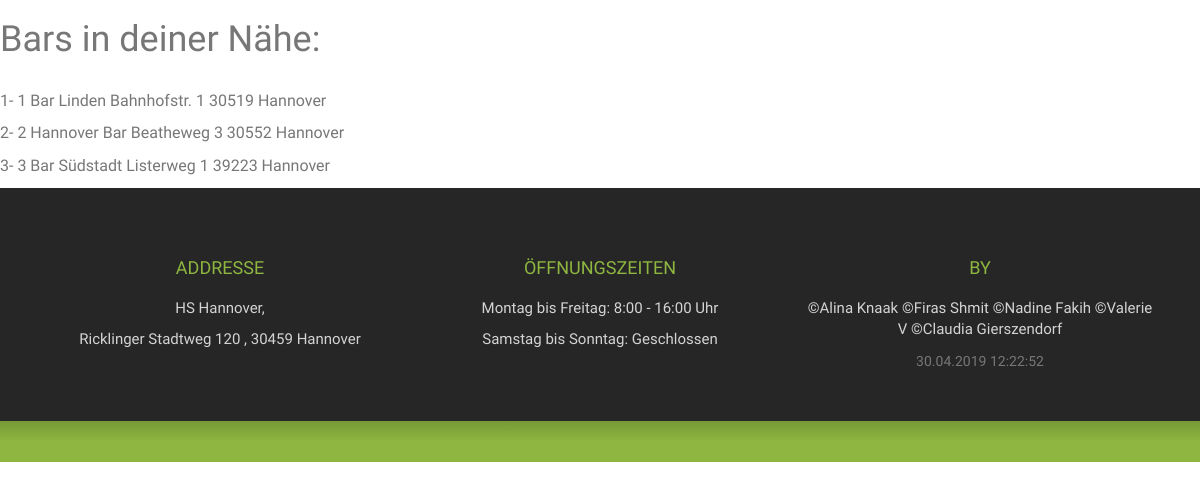
The page /Hannoverliebt/Bars.php on the database as committed earlier.
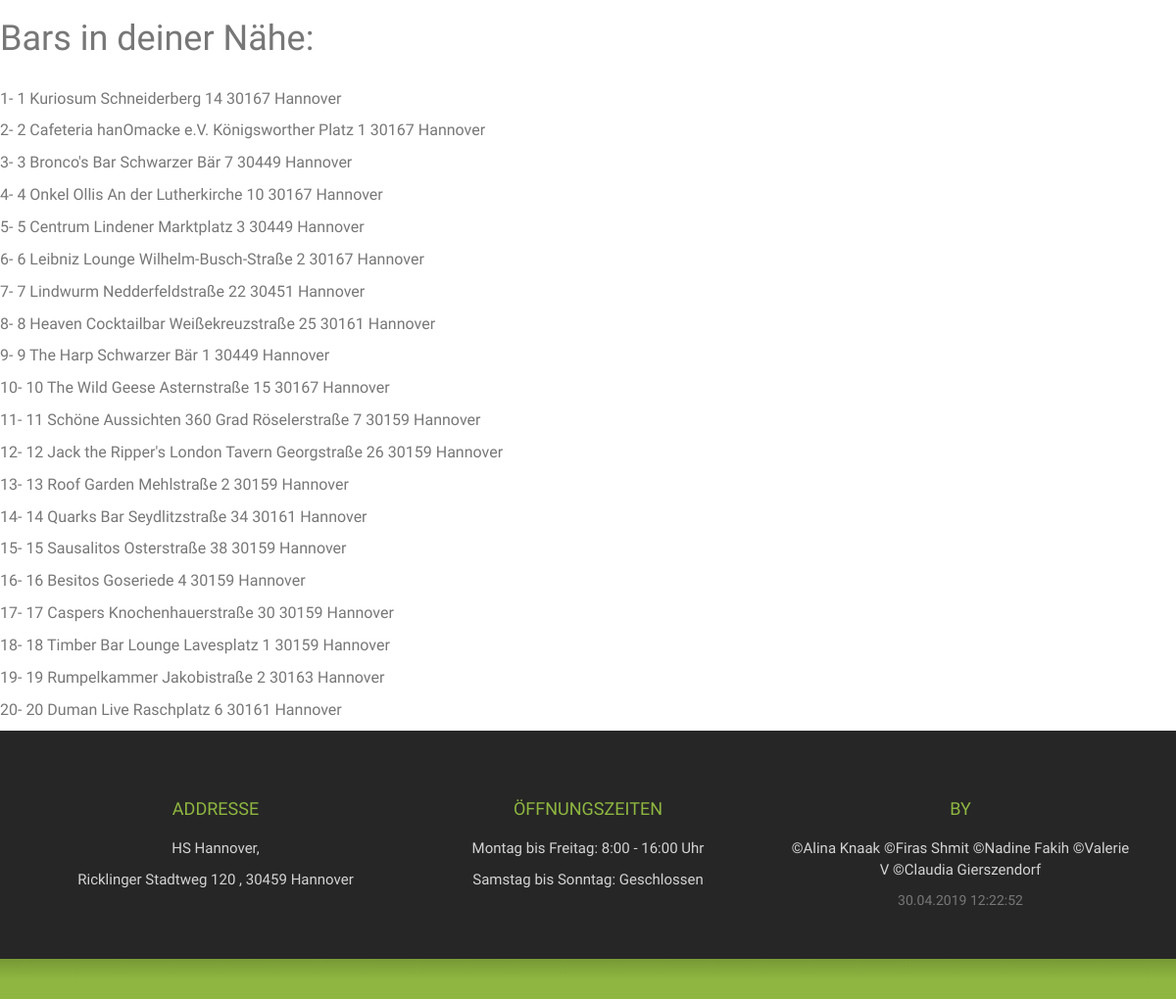
The same page on the database as committed later.
### tables this page shows
CREATE TABLE `bar` (
  `bar_id` int(100) NOT NULL,
  `name` varchar(100) NOT NULL,
  `strasse` varchar(100) NOT NULL,
  `plz` int(100) NOT NULL,
  `ort` varchar(100) NOT NULL,
  `telefon` int(100) NOT NULL
);

### Hannoverliebt/Bars.php (the view, shortened to what this page needs)
<link rel="stylesheet" type="text/css"  href="css/bootstrap.css">
<link rel="stylesheet" type="text/css"  href="css/style.css">
<?php
	require('DBConnection.php');
	$plz = $_POST["plz"];
	$nr = 1;
	if($plz == ""){
		$db_result = mysqli_query($db_link,"SELECT `bar_id`, `name`, `strasse`, `plz`, `ort` FROM bar")
		or die("Fehler: " . mysqli_error($db_link));
	}else{
		$db_result = mysqli_query($db_link,"SELECT `bar_id`, `name`, `strasse`, `plz`, `ort` FROM bar WHERE plz = $plz")
		or die("Fehler: " . mysqli_error($db_link));
	}
	echo ('<h1>' . "Bars in deiner Nähe: " . '</h1> <br>');
	while($row = mysqli_fetch_array($db_result)){
		echo ('<p>' . $nr .  '- ' . $row ['bar_id'] . ' ' . $row ['name'] . ' ' . $row ['strasse'] . ' ' . $row ['plz'] . ' ' . $row['ort'] . '</p>');
		$nr++;
	}
	include 'footer.php'
?>

### Hannoverliebt/footer.php (shortened to what this page needs)
<div id="footer">
  <div class="container text-center">
    <div class="col-md-4">
      <h3>Addresse</h3>
      <div class="contact-item">
        <p>HS Hannover,</p>
        <p>Ricklinger Stadtweg 120 , 30459 Hannover</p>
      </div>
    </div>
    <div class="col-md-4">
      <h3>Öffnungszeiten</h3>
      <div class="contact-item">
        <p>Montag bis Freitag: 8:00 - 16:00 Uhr </p>
        <p>Samstag bis Sonntag: Geschlossen</p>
      </div>
    </div>
    <div class="col-md-4">
      <h3>By</h3>
      <div class="contact-item">
        <p>
            &copy;Alina Knaak
            &copy;Firas Shmit
            &copy;Nadine Fakih
            &copy;Valerie V
            &copy;Claudia Gierszendorf
        </p>
          <?php
              echo date("d.m.Y H:i:s");
          ?>
      </div>
    </div>
  </div>
  <div class="container-fluid text-center copyrights">
    <div class="col-md-8 col-md-offset-2">
  </div>
</div>

### Hannoverliebt/css/style.css (style rules this page uses)
h3 { font-size: 22px; font-weight: 500; color: #333; }
p { font-size: 16px; }
#footer { background: #262626; padding: 50px 0 0 0; }
#footer h3 { color: #8eb640; font-weight: 400; font-size: 18px; text-transform: uppercase; margin-bottom: 20px; }
#footer .copyrights { padding: 20px 0; margin-top: 50px; background: rgb(119,153,54); background: -moz-linear-gradient(top, rgba(119,153,54,1) 0%, rgba(142,182,64,1) 50%); background: -webkit-linear-gradient(top, rgba(119,153,54,1) 0%, rgba(142,182,64,1) 50%); background: linear-gradient(to bottom, rgba(119,153,54,1) 0%, rgba(142,182,64,1) 50%); filter: progid:DXImageTransform.Microsoft.gradient( startColorstr='#779936', endColorstr='#8eb640', GradientType=0 ); }
#footer p { font-size: 15px; color: rgba(255,255,255,0.8) }

Rows that differ between the two databases and show on the page:
changed bar id 1: name "Bar Linden" → "Kuriosum"; strasse "Bahnhofstr. 1" → "Schneiderberg 14"; plz "30519" → "30167"
changed bar id 2: name "Hannover Bar" → "Cafeteria hanOmacke e.V."; strasse "Beatheweg 3" → "Königsworther Platz 1"; plz "30552" → "30167"
changed bar id 3: name "Bar Südstadt" → "Bronco's Bar"; strasse "Listerweg 1" → "Schwarzer Bär 7"; plz "39223" → "30449"
added bar: bar_id "4", name "Onkel Ollis", strasse "An der Lutherkirche 10", plz "30167", ort "Hannover"
added bar: bar_id "5", name "Centrum", strasse "Lindener Marktplatz 3", plz "30449", ort "Hannover"
added bar: bar_id "6", name "Leibniz Lounge", strasse "Wilhelm-Busch-Straße 2", plz "30167", ort "Hannover"
added bar: bar_id "7", name "Lindwurm", strasse "Nedderfeldstraße 22", plz "30451", ort "Hannover"
added bar: bar_id "8", name "Heaven Cocktailbar", strasse "Weißekreuzstraße 25", plz "30161", ort "Hannover"
added bar: bar_id "9", name "The Harp", strasse "Schwarzer Bär 1", plz "30449", ort "Hannover"
added bar: bar_id "10", name "The Wild Geese", strasse "Asternstraße 15", plz "30167", ort "Hannover"
added bar: bar_id "11", name "Schöne Aussichten 360 Grad", strasse "Röselerstraße 7", plz "30159", ort "Hannover"
added bar: bar_id "12", name "Jack the Ripper's London Tavern", strasse "Georgstraße 26", plz "30159", ort "Hannover"
added bar: bar_id "13", name "Roof Garden", strasse "Mehlstraße 2", plz "30159", ort "Hannover"
added bar: bar_id "14", name "Quarks Bar", strasse "Seydlitzstraße 34", plz "30161", ort "Hannover"
added bar: bar_id "15", name "Sausalitos", strasse "Osterstraße 38", plz "30159", ort "Hannover"
added bar: bar_id "16", name "Besitos", strasse "Goseriede 4", plz "30159", ort "Hannover"
added bar: bar_id "17", name "Caspers", strasse "Knochenhauerstraße 30", plz "30159", ort "Hannover"
added bar: bar_id "18", name "Timber Bar Lounge", strasse "Lavesplatz 1", plz "30159", ort "Hannover"
added bar: bar_id "19", name "Rumpelkammer", strasse "Jakobistraße 2", plz "30163", ort "Hannover"
added bar: bar_id "20", name "Duman Live", strasse "Raschplatz 6", plz "30161", ort "Hannover"
